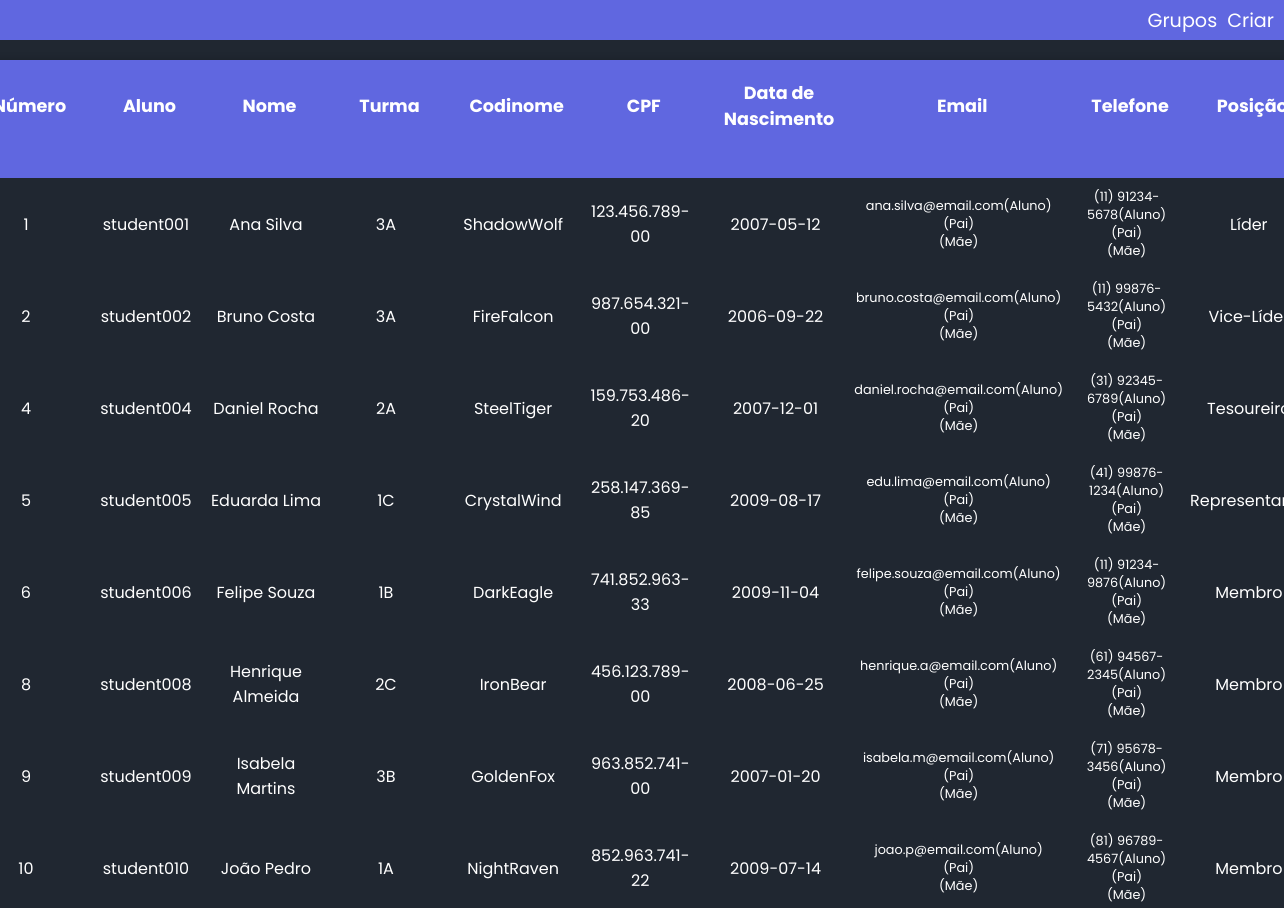
Before: / (upper part) with the older database file.
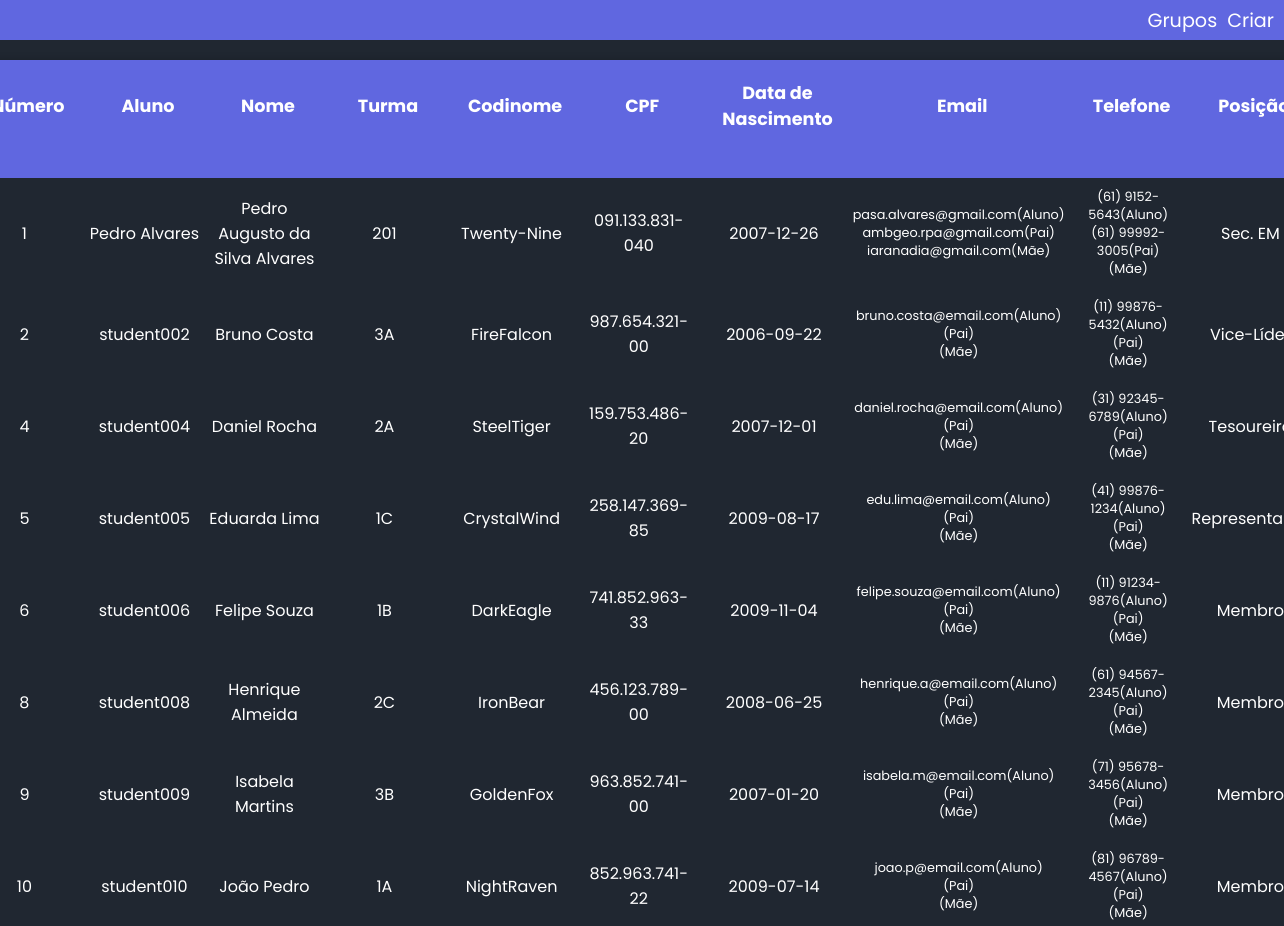
After: the same page with the newer database file.
### tables this page shows
CREATE TABLE students (number INTEGER PRIMARY KEY,student varchar(100),name varchar(100),class varchar(20),codename varchar(100),cpf varchar(30),born varchar(30),email varchar(100),phone varchar(100),possition varchar(50));

### main.py (the view)
@app.route("/")
def mainPage():
    connection = connect("data/students.db",check_same_thread=True)
    cursor = connection.cursor()
    cursor.execute("SELECT * FROM students")
    data = cursor.fetchall()
    chdir("static/projects")
    projects = listdir()
    projects.remove("create.png")
    chdir(path.dirname(__file__))
    connection.close()
    return render_template("mainPage.html",data=data,projects=projects)

### main.py (called while the page is built)
@app.template_filter()
def safe_split(value, sep, index):
    try:
        return value.split(sep)[index]
    except (IndexError, AttributeError):
        return ''

### templates/mainPage.html (shortened to what this page needs)
<!DOCTYPE html>
<html lang="pt-br">
<head>
</head>
<body>
    <header>
        <a href="/groups">Grupos</a>
        <a href="/createPage">Criar</a>
    </header>
    <main>
        <table>
            <thead>
                <tr>
                    <th>Número <br> <input type="text"></th>
                    <th>Aluno <br> <input type="text"></th>
                    <th>Nome <br> <input type="text"></th>
                    <th>Turma <br> <input type="text"></th>
                    <th>Codinome <br> <input type="text"></th>
                    <th>CPF <br> <input type="text"></th>
                    <th>Data de Nascimento <br> <input type="text"></th>
                    <th>Email <br> <input type="text"></th>
                    <th>Telefone <br> <input type="text"></th>
                    <th>Posição <br> <input type="text" list="possitionList"></th>
                </tr>
            </thead>
            <tbody>
                {% for row in data %}
                    <tr>
                        <td class="notEditable">{{row[0]}}</td>
                        <td>{{row[1]}}</td>
                        <td>{{row[2]}}</td>
                        <td class="clas">{{row[3]}}</td>
                        <td>{{row[4]}}</td>
                        <td>{{row[5]}}</td>
                        <td class="data">{{row[6]}}</td>
                        <td class="expand">{{ row[7] | safe_split('(Aluno)', 0) }}(Aluno)<br>{{ row[7] | safe_split('(Aluno)', 1) | safe_split('(Pai)', 0) }}(Pai)<br>  {{ row[7] | safe_split('(Aluno)', 1) | safe_split('(Pai)', 1) | safe_split('(Mãe)', 0) }}(Mãe)</td>
                        <td class="expand">{{ row[8] | safe_split('(Aluno)', 0) }}(Aluno)<br>  {{ row[8] | safe_split('(Aluno)', 1) | safe_split('(Pai)', 0) }}(Pai) <br> (Mãe)</td>
                        <td class="possition">{{row[9]}}</td>
                    </tr>
                {% endfor %}
            </tbody>
        </table>
    </main>
</body>
</html>

### templates/mainPage.html (style rules this page uses)
* { padding: 0; margin: 0; font-family: "Poppins"; }
body { display: flex; flex-flow: column nowrap; background-color: #202731; overflow-y: scroll; }
header { display: flex; flex-flow: row nowrap; justify-content: end; align-items: center; width: 100%; height: 5vh; background-color: #6067E0; margin-bottom: 20px; }
header a { color: white; text-decoration: none; font-size: 1.2rem; text-align: center; margin-right: 10px; }
main { display: flex; align-items: center; justify-content: flex-start; flex-flow: column nowrap; width: 100%; height: 95vh; }
table { width: 98vw; padding: 10px; border-radius: 10px; text-align: center; border-collapse: collapse; overflow: hidden; box-shadow: 0px 0px 8px rgba(0,0,0,0.2); margin-bottom: 20px; }
table tr { transition: 0.3s ease-in; }
table th input { width: 5rem; background-color: #6067E0; border: none; outline: none; color: white; text-align: center; }
table th { background-color: #6067E0; color: white; font-size: 1.1rem; padding: 20px; }
table td { color: white; padding-top: 10px; padding-bottom: 10px; padding-right: 7px; }
table td.expand { font-size: 0.8rem; }

Changed rows visible on the page:
changed students id 1: student "student001" → "Pedro Alvares"; name "Ana Silva" → "Pedro Augusto da Silva Alvares"; class "3A" → "201"; codename "ShadowWolf" → "Twenty-Nine"; cpf "123.456.789-00" → "091.133.831-040"; born "2007-05-12" → "2007-12-26"; email "ana.silva@email.com" → "pasa.alvares@gmail.com"; email (not shown) → "ambgeo.rpa@gmail.com"; email (not shown) → "iaranadia@gmail.com"; phone "(11) 91234-5678" → "(61) 9152-5643"; phone (not shown) → "(61) 99992-3005"; possition "Líder" → "Sec. EM"
